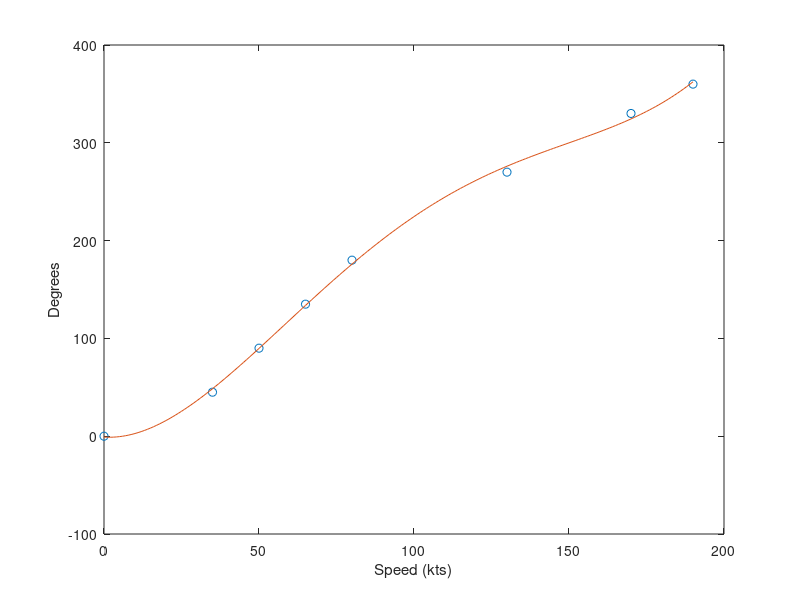

The MATLAB script that drew this image:
x=[0,35,50,65,80,130,170,190]
y=[0,45,90,135,180,270,330,360]
p=polyfit(x,y,4)
polyout(p,'x')

xx=0:1:190
f=polyval(p,xx)


plot(x,y,'o',xx,f,'-')
ylabel ("Degrees");
xlabel ("Speed (kts)");

